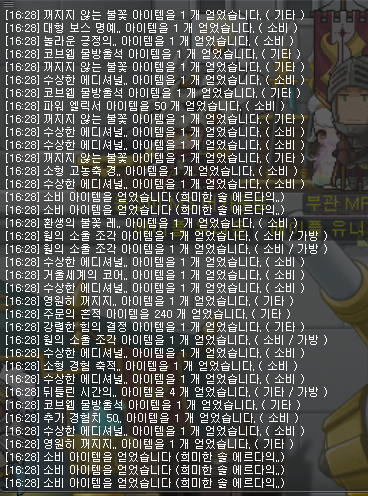
#> input picture smaller/smaller.png, 368 x 496 px
$ python test.py
#> lines starting #> are read from the running program, lines starting #| are printed output that depends on the picture; after the words box and inside, x2 and y2 are one past the last pixel; in counts of white or black regions, pixels touching at a corner belong together
from PIL import Image
from pytesseract import *
import cv2


filename = "./smaller/smaller.png"

# 이미지 전처리
# img = cv2.imread(filename)
# grayscale 이미지 생성
img = cv2.imread(filename, cv2.IMREAD_GRAYSCALE)
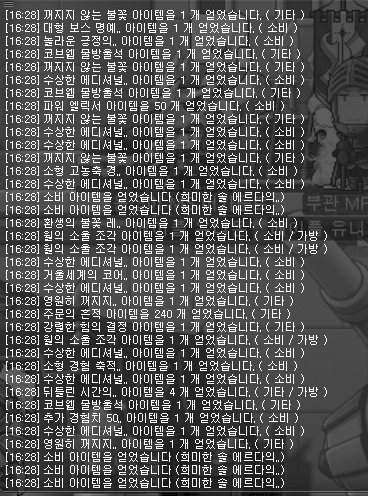
#> img: shape (496, 368); min 0, max 255, mean 89
# cv2.imshow('원본', img)
# cv2.waitKey(0)
# cv2.destroyAllWindows()

# 임계처리 하기(binary image 생성)
ret, thresh1 = cv2.threshold(img, 127,255, cv2.THRESH_BINARY)
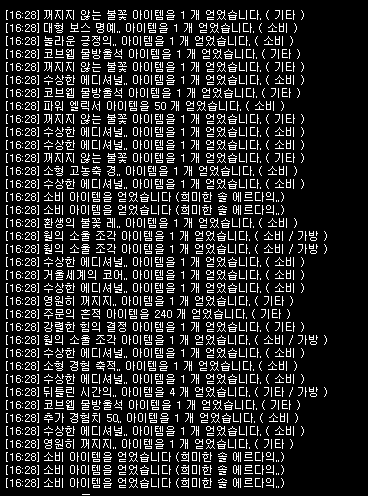
#> thresh1: shape (496, 368); 15% white in thin lines or dots, all inside (x1, y1, x2, y2) = (6, 10, 327, 495)

# 임계처리한 이미지 2배로 확대하기
zoom3 = cv2.resize(thresh1, None, fx=3, fy=3, interpolation=cv2.INTER_CUBIC)
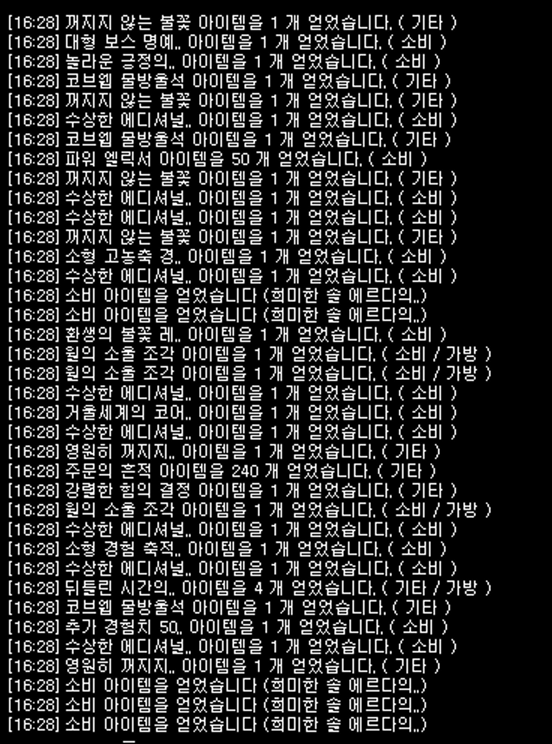
#> zoom3: shape (1488, 1104) (shown at 1/2 size); min 0, max 255, mean 41.6
# 확대, 임계처리 한 사진 띄우기
# cv2.imshow('zoom3', zoom3)

# kernel : Morphological Transformations하는데에 사용하는 형태
# 사각형 모양 (3 * 3)
# kernel = cv2.getStructuringElement(cv2.MORPH_RECT,(3,3))
# 타원 모양 (5 * 5)
# kernel = cv2.getStructuringElement(cv2.MORPH_ELLIPSE,(5,5))
# 십자 모양 (3 * 3)
kernel = cv2.getStructuringElement(cv2.MORPH_CROSS,(3,3))

# kernel에 빈 공간이 있다면 가운데를 비워주기(작은 object 제거)
erosion = cv2.erode(zoom3, kernel, iterations = 1)
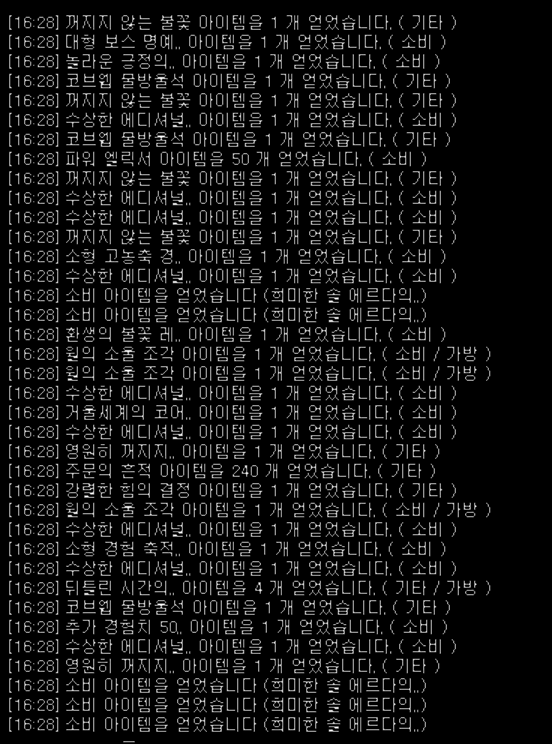
#> erosion: shape (1488, 1104) (shown at 1/2 size); min 0, max 255, mean 19.1
# cv2.imshow('erosion', erosion)

# kernel에 채워진 공간이 있다면 가운데를 채워주기(작은 object 확대, 빈 공간 채우기)
dilation = cv2.dilate(zoom3,kernel,iterations = 1)
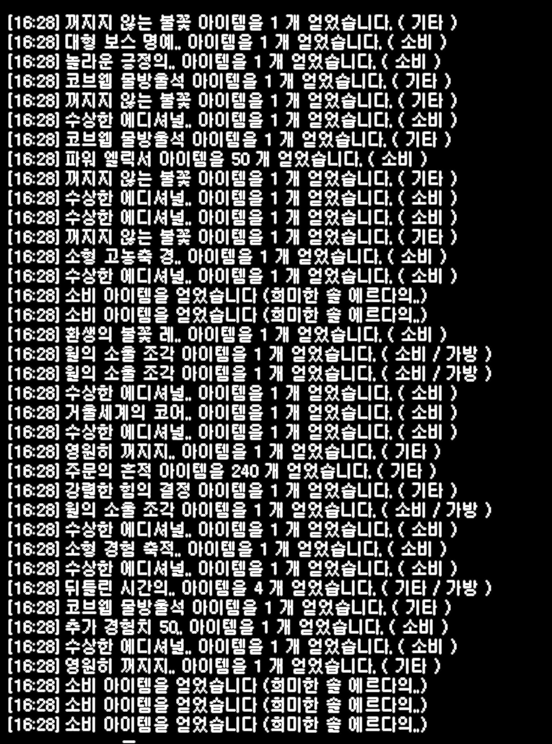
#> dilation: shape (1488, 1104) (shown at 1/2 size); min 0, max 255, mean 66.9

# opening : erosion 이후에 dilation 하기
opening = cv2.morphologyEx(zoom3, cv2.MORPH_OPEN, kernel)
# cv2.imshow('opening', opening)

# closing : dilation 이후에 erosion 하기
closing = cv2.morphologyEx(zoom3, cv2.MORPH_CLOSE,kernel)


# 키 입력 전까지 화면에 이미지 띄우기
# cv2.waitKey(0)

# # 이미지 파일 생성
cv2.imwrite('./smaller/smaller_sizeup3.png', zoom3)
cv2.imwrite('./smaller/smaller_sizeup3_erosion.png', erosion)
cv2.imwrite('./smaller/smaller_sizeup3_dilation.png', dilation)
cv2.imwrite('./smaller/smaller_sizeup3_opening.png', opening)
cv2.imwrite('./smaller/smaller_sizeup3_closing.png', closing)

# # 화면에 뜬 이미지 창 닫기
# cv2.destroyAllWindows()


# img to txt file

#> (the run stopped early here; a loop or call above may not have finished)
